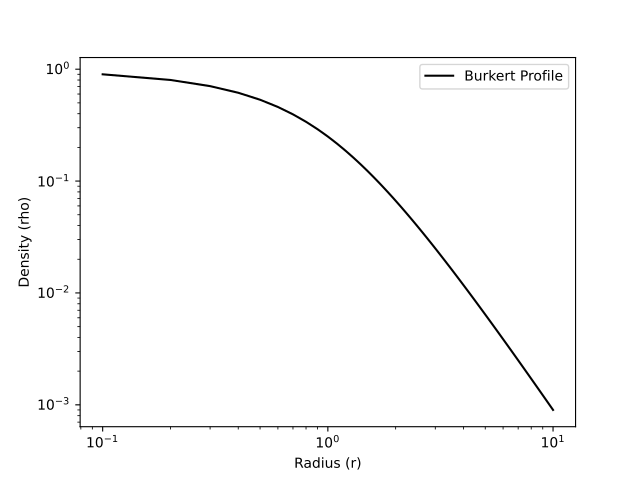

Python code for this plot:
import numpy as np
import matplotlib.pyplot as plt
from pisces.profiles.density import BurkertDensityProfile
#
r = np.linspace(0.1, 10, 100)
profile = BurkertDensityProfile(rho_0=1.0, r_s=1.0)
rho = profile(r)
#
_ = plt.loglog(r, rho, 'k-', label='Burkert Profile')
_ = plt.xlabel('Radius (r)')
_ = plt.ylabel('Density (rho)')
_ = plt.legend()
plt.show()
